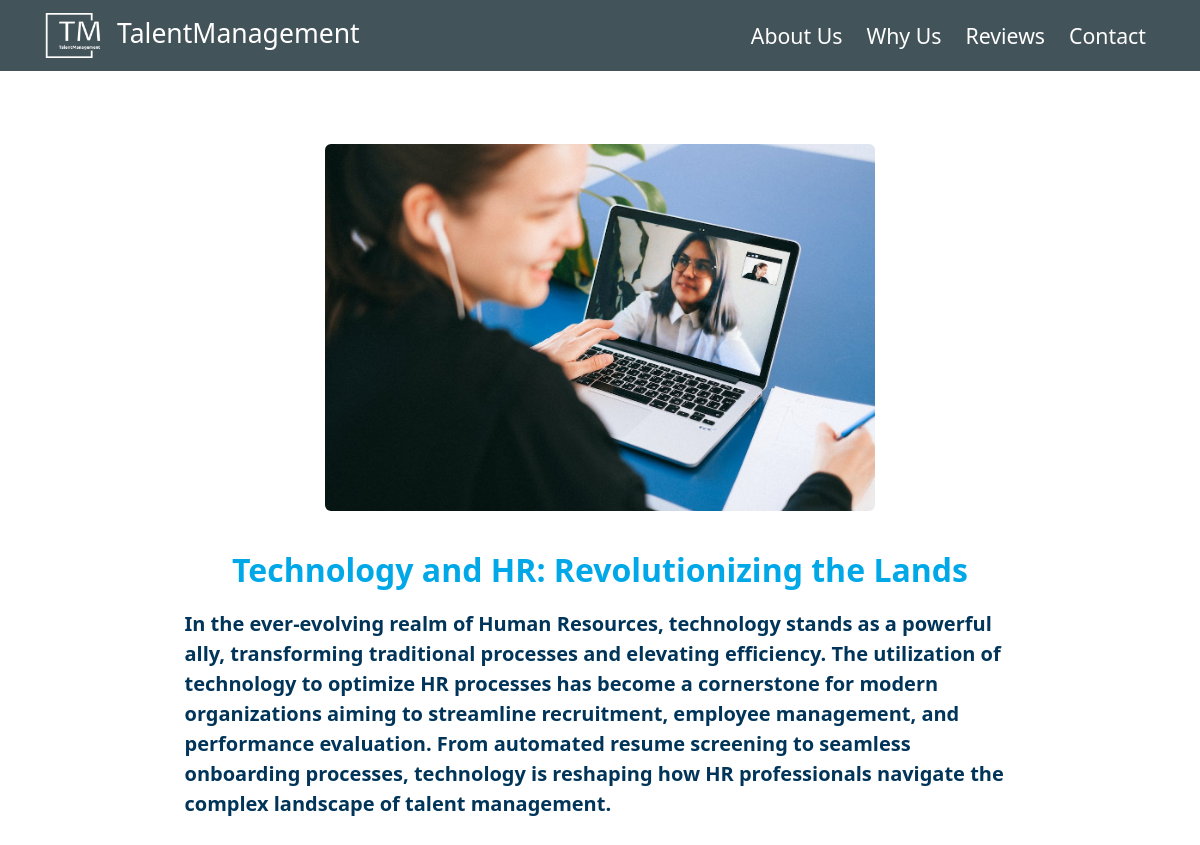
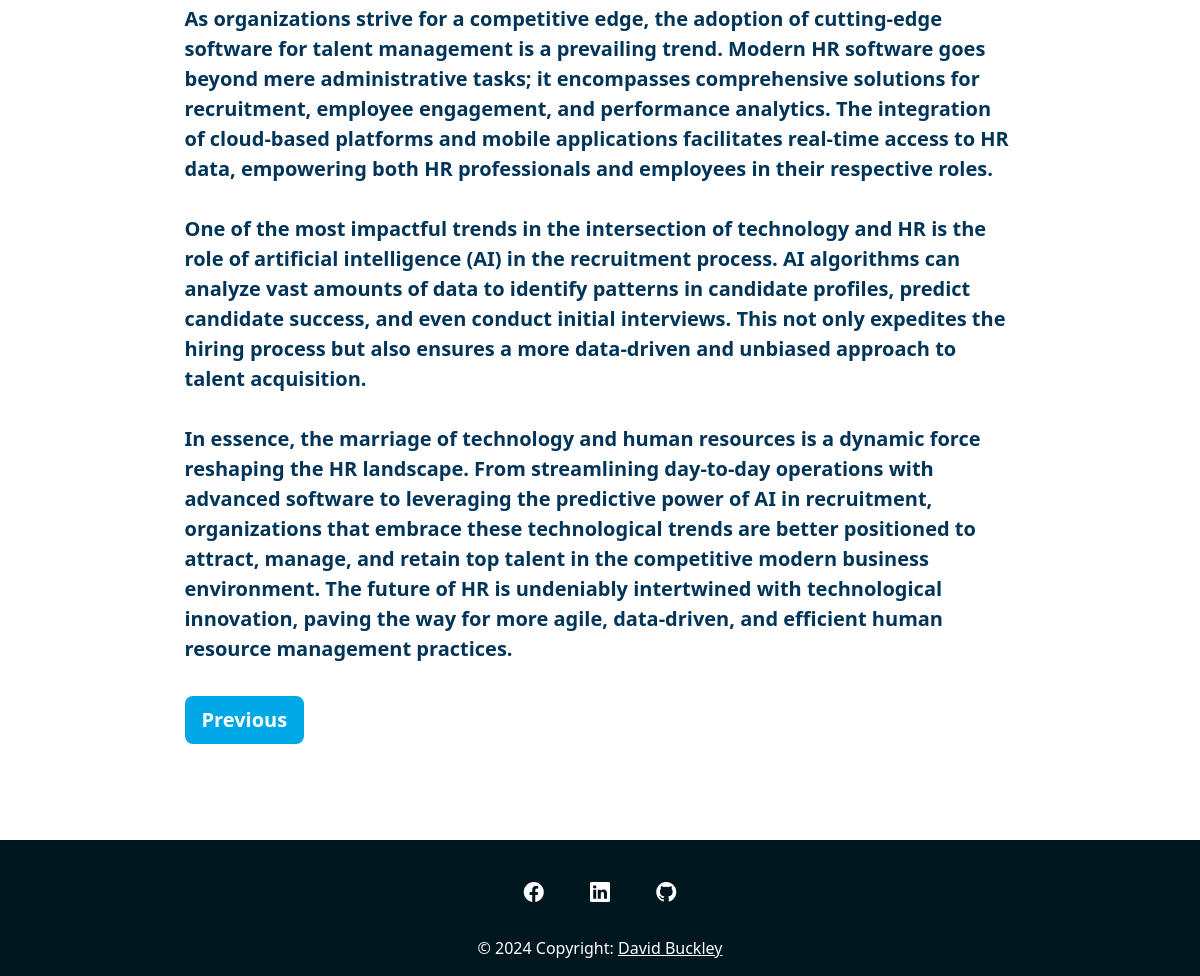
The page /article/5/ on the database its author committed (2 pictures, top to bottom).
### base/models.py (models this page shows, shortened)
class Article(models.Model):
    name = models.CharField(max_length=60)
    description = models.TextField(max_length=600)
    body = models.TextField()
    image = models.ImageField(default="hr-1.jpg", upload_to='uploads/articles')
    date_created = models.DateTimeField(auto_now_add=True)
    date_modified = models.DateTimeField(auto_now=True)
    class Meta:
        ordering = ['-date_created']

### base/views.py (the view)
# urls.py: path('article/<str:pk>/', views.article, name='article'),
def article(request, pk):
    article = Article.objects.get(id=pk)
    context = {'article': article}
    return render(request, 'article.html', context)

### templates/article.html
{% extends 'base.html' %}
{% block content %}
  <section class="py-5 mt-5">
    <div class="container mb-5 mt-5">
      <div class="card mb-3 text-center" style="max-width: 100%;">
        <div class="row align-items-center">
          <div class="col-md align-self-start">
            <img src="{{ article.image.url }}" style="max-height: 550px; max-width: 550px" class=" img-fluid rounded"
                 alt="...">
          </div>
        </div>
      </div>
      <div class="row align-items-center justify-content-center">
        <div class="col-md-9">
          <div class="card-body align-items-center">
            <h2 class="text-center mb-0 mb-sm-3 fw-bold text-blue mt-4">{{ article.name }}</h2>
            <p class="fw-bold text-blue-dark pt-1 lead">{{ article.body|linebreaksbr }}</p>
            <input type="button" class="botao btn btn-lg align-self-center mt-3 fw-bold text-white"
                   style="background-color: #00A8E8" onclick="history.back()"
                   value="Previous">
          </div>
        </div>
      </div>
    </div>
  </section>
{% endblock content %}

### static/style.css (style rules this page uses)
body::before { display: block; content: ''; }
.text-blue { color: #00A8E8; }
.text-blue-dark { color: rgb(0, 52, 89) }

### rows shown on the page
Article: image (picture), name "Technology and HR: Revolutionizing the Lands", body "In the ever-evolving realm of Human Resources, technology stands as a powerful ally, transforming traditional processes and elevating efficiency. The utilization of technology to optimize HR processes has become a cornerstone for modern organizations aiming to streamline recruitment, employee management, and performance evaluation. From automated resume screening to seamless onboarding processes, technology is reshaping how HR professionals navigate the complex landscape of talent management. As organizations strive for a competitive edge, the adoption of cutting-edge software for talent management is a prevailing trend. Modern HR software goes beyond mere administrative tasks; it…"
